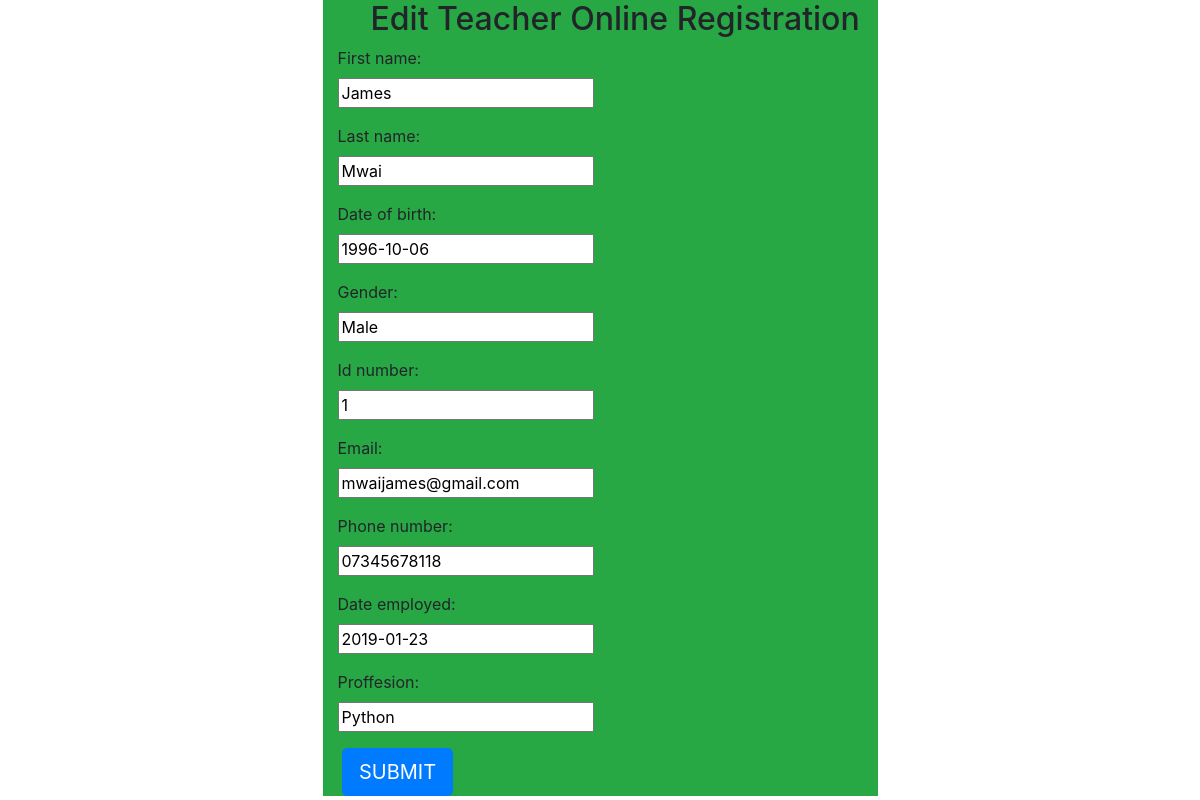
Screenshot of /teacher/edit/1/ with the database file from the repository.
### teacher/models.py (models this page shows, shortened)
class Teacher(models.Model):
    first_name = models.CharField(max_length=50)
    last_name = models.CharField(max_length=50)
    date_of_birth = models.DateField()
    gender = models.CharField(max_length=20)
    id_number = models.CharField(max_length=20)
    email = models.EmailField(max_length=70)
    phone_number = models.CharField(max_length=16)
    date_employed= models.DateField()
    proffesion = models.CharField(max_length=20)

### teacher/views.py (the view)
# urls.py: path("edit/<int:pk>/", edit_teacher, name="edit_teacher"),
def edit_teacher(request, pk):
    teacher = Teacher.objects.get(pk = pk)
    if request.method=="POST":
        form = TeacherForm(request.POST, instance=teacher)
        if form.is_valid:
            form.save()
        return redirect("list_teachers")
    else:
        form=TeacherForm(instance=teacher)
    return render(request, "edit_teacher.html", {"form":form})

### teacher/forms.py
class TeacherForm(forms.ModelForm):
	class Meta:
		model = Teacher
		fields = "__all__"

### teacher/templates/edit_teacher.html (shortened to what this page needs)
<!DOCTYPE html>
<html>
<head>
<link rel="stylesheet" href="https://stackpath.bootstrapcdn.com/bootstrap/4.3.1/css/bootstrap.min.css">
</head>
<body>
<div class="container">
<div class="d-flex justify-content-center">
<div class="bg-success w-50  ">
<h2 class="ml-5">Edit  Teacher  Online Registration </h2>
<div class="col-md-4"
<form method="POST">{%csrf_token%}
{{ form.as_p }}
<button type="submit" name="SUBMIT" class="btn btn-lg btn-primary" >SUBMIT</button>
</div>
</div>
</div>
</div>
</body>
</html>

### rows the page displays
Teacher: first_name "James", last_name "Mwai", date_of_birth "1996-10-06", gender "Male", id_number "1", email "mwaijames@gmail.com", phone_number "07345678118", date_employed "2019-01-23", proffesion "Python"
